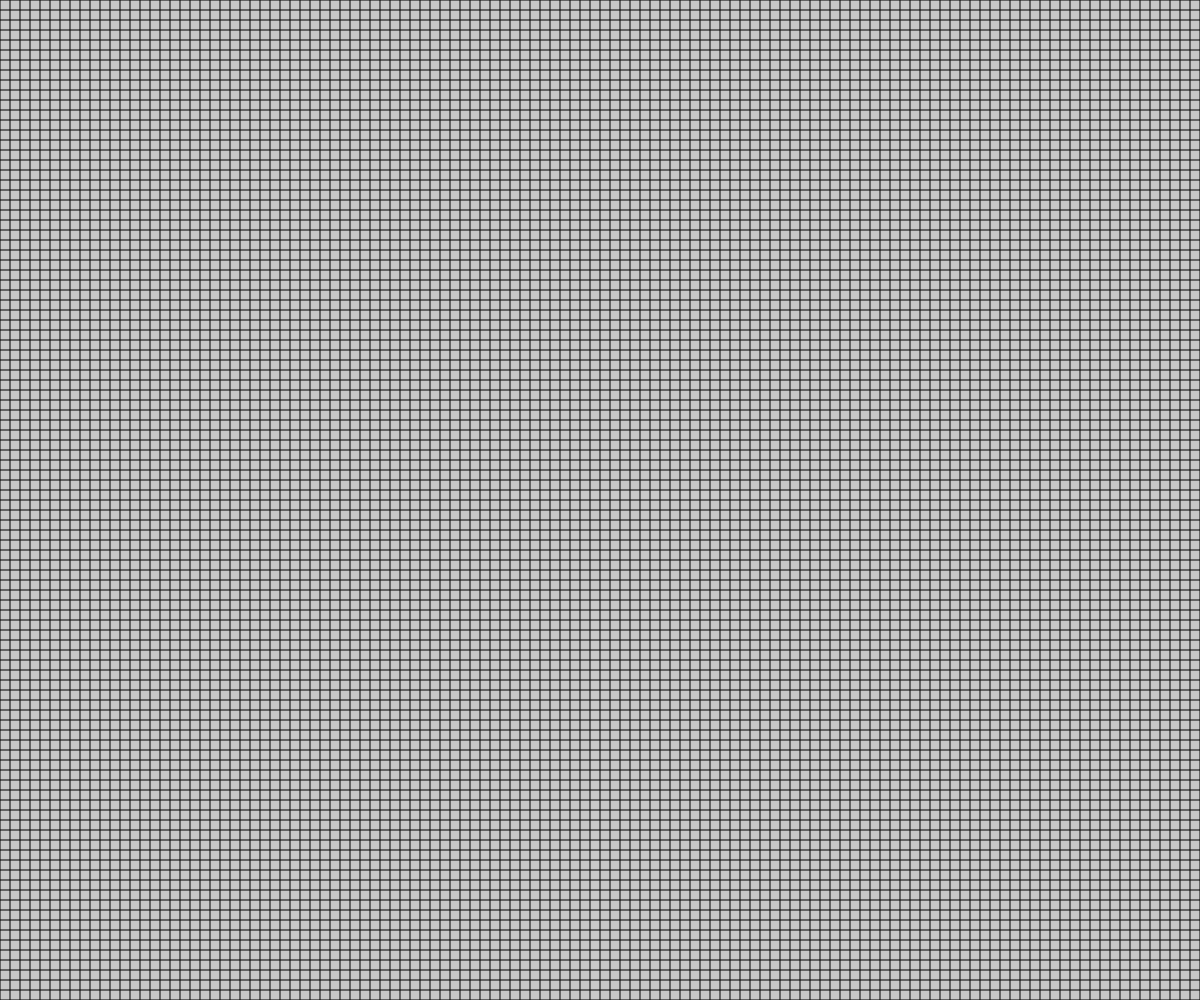
Frame 1 (no input)
Frame 60 (no input): blank canvas, image omitted
Frame 120 (the mouse pressed at the canvas centre since frame 60): blank canvas, image omitted

The p5.js sketch that drew this single still picture (run headless with seeded random() and noise() and a simulated clock; from frame 60 on, the mouse is pressed at the canvas centre):

// p5.js sketch
// ── sketch.js
function setup() {
  createCanvas(windowWidth, windowHeight);
  background(200);
}

function draw() {
  var x = 0;

  while(x < width){
   line(x,0,x,height);
   line(0,x,width,x);
   x += 10;
  }

  line(x,0,x,height);
  line(0,x,width,x);
}

// ── test.html
<!DOCTYPE html>
<html lang="en" dir="ltr">
  <head>
    <meta charset="utf-8">
    <title>P5.JS</title>
    <script src="https://cdnjs.cloudflare.com/ajax/libs/p5.js/0.8.0/p5.js"></script>
    <script src="sketch.js"></script>
  </head>
  <body>

  </body>
</html>
